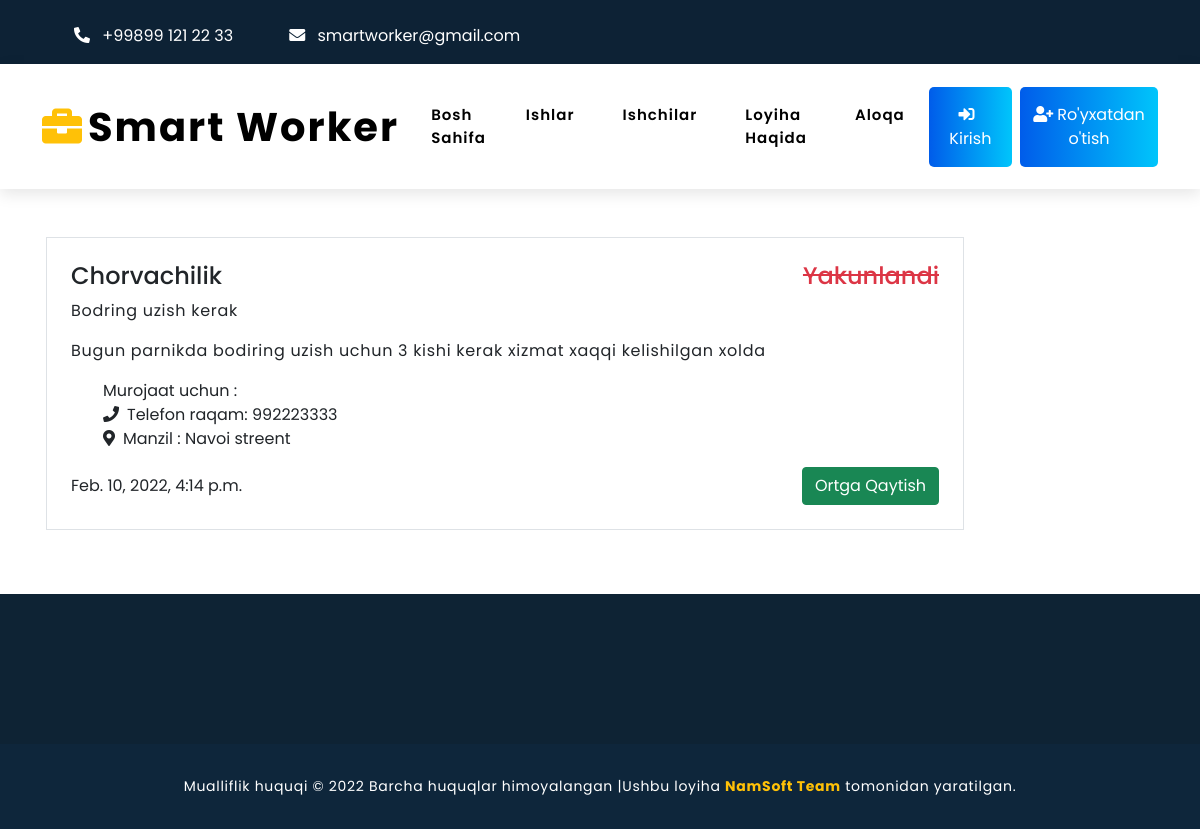
Before: /announce_details/2 with the older database file.
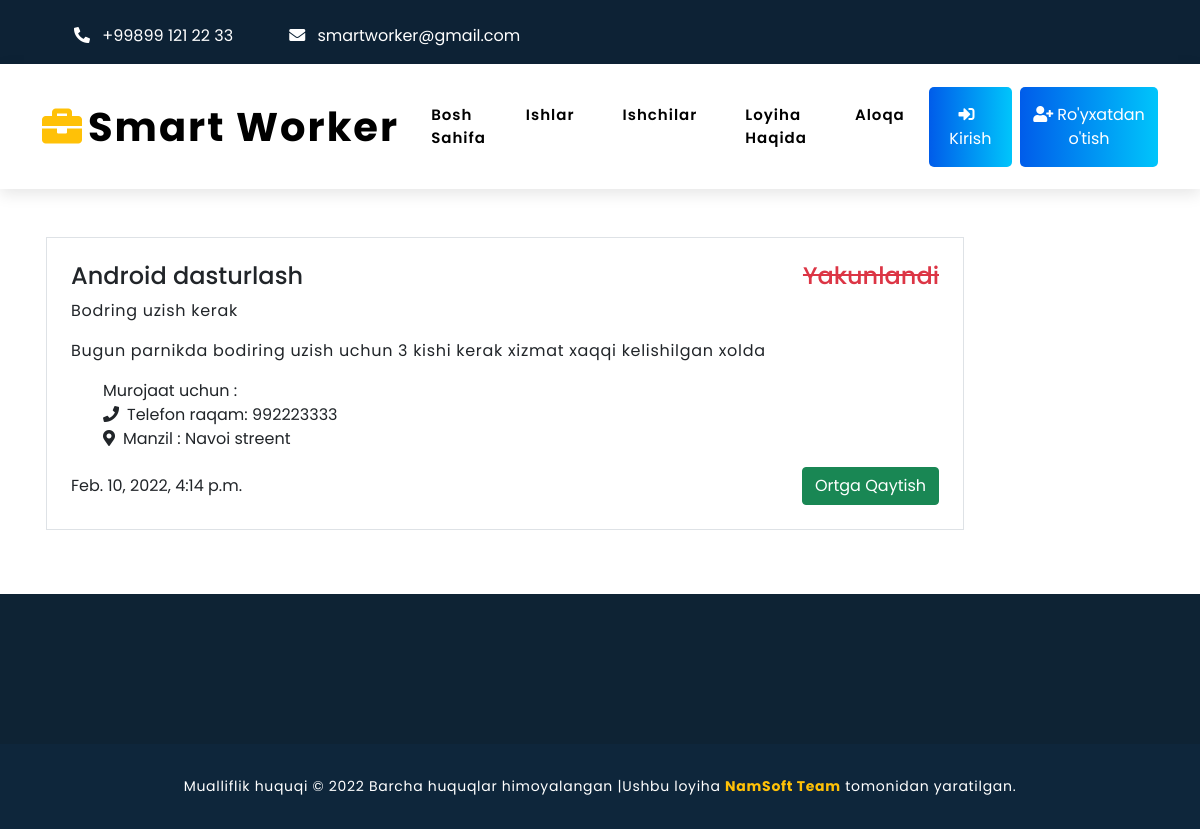
After: the same page with the newer database file.
### mardikor/models.py (models this page shows, shortened)
class Advertisement(models.Model):
    STATUS=(
        ('Aktiv','Aktiv'),('Yakunlandi','Yakunlandi')
    )
    PERMISSION_STATUS=(
        ('Ha','Ha'),('Yoq','Yoq')
    )
    user=models.ForeignKey(User,on_delete=models.CASCADE)
    category=models.ForeignKey(Category,on_delete=models.CASCADE)
    title=models.CharField(max_length=200)
    body=RichTextField()
    phone=models.CharField(max_length=100)
    address=models.TextField()
    condition=models.CharField(choices=STATUS,max_length=50,default='Aktiv')
    permission=models.CharField(choices=PERMISSION_STATUS,max_length=50,default='Yoq')
    created_at = models.DateTimeField(auto_now_add=True, null=True)
    updated_at = models.DateTimeField(auto_now_add=True, null=True)

class Category(models.Model):
    name=models.CharField(max_length=100)
    image=models.ImageField(upload_to='media/categoryImg',blank=True)
    created_at = models.DateTimeField(auto_now_add=True, null=True)
    updated_at = models.DateTimeField(auto_now_add=True, null=True)
    def __str__(self):
        return self.name

### mardikor/views.py (the view)
# urls.py: path('announce_details/<int:pk>',announce_details,name='announce_details'),
def announce_details(request,pk):
    data=Advertisement.objects.get(id=pk)
    context={
        'info':data
    }
    return render(request,'announce_details.html',context)

### templates/announce_details.html
{% extends 'base.html' %}
{% block mycontent %}
<div class="container mt-5">
    <div class="row" style="padding-bottom:2.5rem;">
        <div class="col-12 col-lg-10 single-job-items mb-4 px-3">
            <div class="job-items border p-4 ">
              <div class="job-tittle">
                <a href="job_details.html" class="text-decoration-none text-dark">
                  <div class="d-flex justify-content-between">
                    <h4>{{info.category}}</h4>
                    {% if info.condition == 'Yakunlandi' %}
                    <h4 class="text-danger"><s>{{info.condition}}</s></h4>
                    {% else %}
                    <h4 class="text-success">{{info.condition}}</h4>
                    {% endif %}
                  </div>
                </a>
                <p>
                  {{info.title |safe}}
                </p>
                  <p>{{info.body |safe}}</p>
                <div class="d-flex justify-content-between">
                  <ul>
                    <li>Murojaat uchun : </li>
                    <li><i class="fas fa-phone me-2"></i>Telefon raqam: <span>{{info.phone}}</span></li>
                    <li><i class="fas fa-map-marker-alt me-2"></i>Manzil : <span>{{info.address}}</span></li>
                  </ul>
                </div>
              </div>
              <div class="items-link d-flex justify-content-between align-items-center">
                <span class="oclock">{{info.created_at}}</span>
                <a href="{% url 'index-page'%}" class="btn h-25 btn-success">Ortga Qaytish</a>
              </div>
            </div>
          </div>
    </div>
</div>
{% endblock %}

Changed rows visible on the page:
changed through a linked row, Advertisement "Yakunlandi": category "Chorvachilik" → "Android dasturlash"
